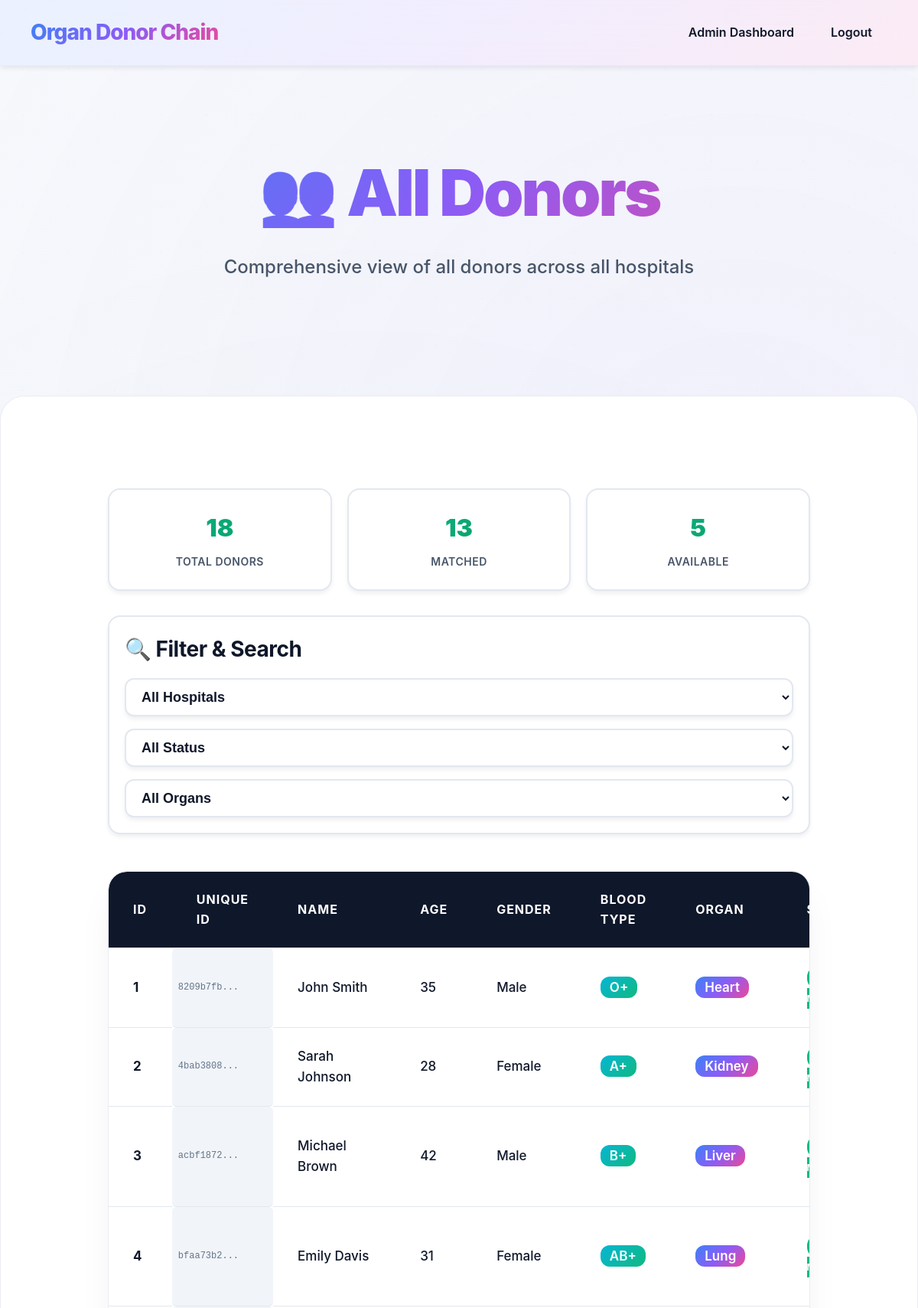
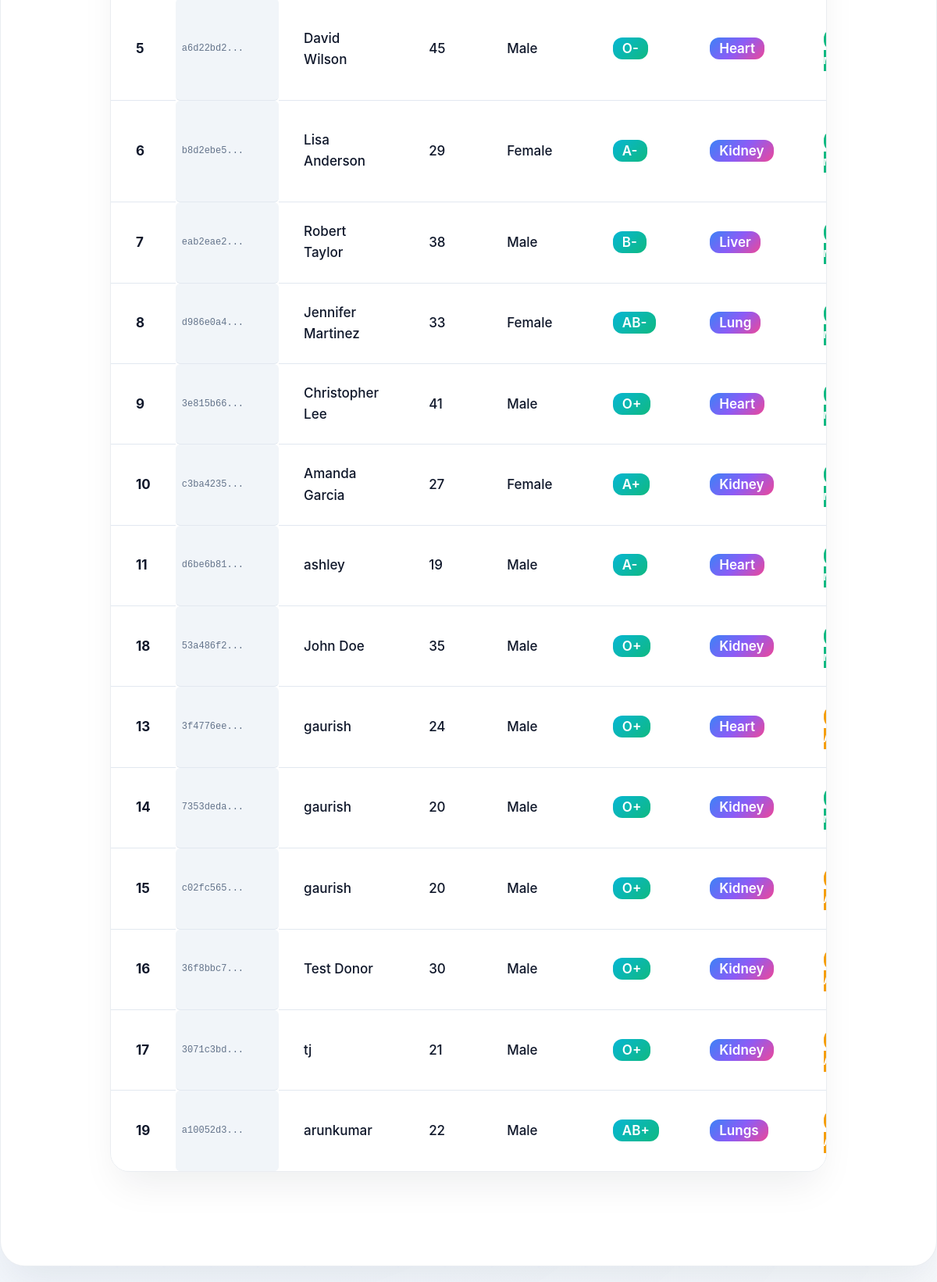
Page /admin_donors (signed in) on the committed database (2 pictures, top to bottom).
### tables this page shows
CREATE TABLE donor (
        id INTEGER PRIMARY KEY AUTOINCREMENT,
        unique_id TEXT UNIQUE,
        hospital_id INTEGER,
        name TEXT,
        age INTEGER,
        gender TEXT,
        blood_type TEXT,
        organ TEXT,
        status TEXT DEFAULT 'Not Matched',
        registration_date TEXT DEFAULT CURRENT_TIMESTAMP,
        FOREIGN KEY (hospital_id) REFERENCES hospital(id)
    );

### server/app.py (the view)
@app.route('/admin_donors')
def admin_donors():
    if 'admin' not in session:
        return redirect('/login')
    conn = sqlite3.connect(DB)
    c = conn.cursor()
    try:
        c.execute('''
            SELECT d.id, d.unique_id, d.name, d.age, d.gender, d.blood_type, d.organ, d.status, d.registration_date, h.name as hospital_name
            FROM donor d
            JOIN hospital h ON d.hospital_id = h.id
            ORDER BY d.registration_date ASC
        ''')
        donors = c.fetchall()
    except sqlite3.OperationalError:
        c.execute('''
            SELECT d.id, d.name, d.age, d.gender, d.blood_type, d.organ, d.status, h.name as hospital_name
            FROM donor d
            JOIN hospital h ON d.hospital_id = h.id
            ORDER BY d.id ASC
        ''')
        old_donors = c.fetchall()
        donors = [(d[0], 'N/A', d[1], d[2], d[3], d[4], d[5], d[6], 'N/A', d[7]) for d in old_donors]
    conn.close()
    return render_template('admin_donors.html', donors=donors)

### client/templates/admin_donors.html (shortened to what this page needs)
<!DOCTYPE html>
<html>
<head>
    <link rel="stylesheet" href="../static/style.css">
</head>
<body>
<nav class="navbar">
    <div class="nav-container">
        <a class="brand" href="/login">Organ Donor Chain</a>
        <ul class="nav-links">
            <li><a href="/manage_hospitals">Admin Dashboard</a></li>
            <li><a href="/logout">Logout</a></li>
        </ul>
    </div>
</nav>
<section class="hero">
    <div class="hero-inner">
        <h1>👥 All Donors</h1>
        <p>Comprehensive view of all donors across all hospitals</p>
    </div>
</section>
<div class="container container-wide">
    <div class="stats-header">
        <div class="stat-card">
            <div class="stat-number">{{ donors|length }}</div>
            <div class="stat-label">Total Donors</div>
        </div>
        <div class="stat-card">
            <div class="stat-number">{{ donors|selectattr('7', 'equalto', 'Matched')|list|length }}</div>
            <div class="stat-label">Matched</div>
        </div>
        <div class="stat-card">
            <div class="stat-number">{{ donors|selectattr('7', 'equalto', 'Not Matched')|list|length }}</div>
            <div class="stat-label">Available</div>
        </div>
    </div>
    <div class="hospital-filter">
        <h3 style="margin: 0 0 16px 0; color: var(--text-primary);">🔍 Filter & Search</h3>
        <div class="filter-controls">
            <select class="filter-select" id="hospitalFilter" onchange="filterByHospital()">
                <option value="">All Hospitals</option>
            </select>
            <select class="filter-select" id="statusFilter" onchange="filterByStatus()">
                <option value="">All Status</option>
            </select>
            <select class="filter-select" id="organFilter" onchange="filterByOrgan()">
                <option value="">All Organs</option>
            </select>
        </div>
    </div>
    <div class="table-container">
        <table id="donorsTable">
            <thead>
                <tr>
                    <th>ID</th>
                    <th>Unique ID</th>
                    <th>Name</th>
                    <th>Age</th>
                    <th>Gender</th>
                    <th>Blood Type</th>
                    <th>Organ</th>
                    <th>Status</th>
                </tr>
            </thead>
            <tbody>
                {% for donor in donors %}
                <tr data-hospital="{{ donor[9] }}" data-status="{{ donor[7] }}" data-organ="{{ donor[6] }}">
                    <td><strong>{{ donor[0] }}</strong></td>
                    <td class="unique-id-cell">{{ donor[1][:8] }}...</td>
                    <td>{{ donor[2] }}</td>
                    <td>{{ donor[3] }}</td>
                    <td>{{ donor[4] }}</td>
                    <td><span style="background: var(--secondary-gradient); color: white; padding: 4px 12px; border-radius: 12px; font-weight: 600;">{{ donor[5] }}</span></td>
                    <td><span style="background: var(--primary-gradient); color: white; padding: 4px 12px; border-radius: 12px; font-weight: 600;">{{ donor[6] }}</span></td>
                    <td>
                        {% if donor[7] == 'Matched' %}
                        <span class="status-badge status-matched">✅ Matched</span>
                        {% else %}
                        <span class="status-badge status-not-matched">⏳ Available</span>
                        {% endif %}
                    </td>
                </tr>
                {% endfor %}
            </tbody>
        </table>
    </div>
</div>
</body>
</html>

### client/templates/admin_donors.html (style rules this page uses)
.stats-header { display: grid; grid-template-columns: repeat(auto-fit, minmax(200px, 1fr)); gap: 20px; margin-bottom: 32px; }
.stat-card { background: var(--bg-primary); border: 2px solid var(--border-color); border-radius: 16px; padding: 24px; text-align: center; box-shadow: var(--shadow-soft); }
.stat-number { font-size: 32px; font-weight: 900; background: linear-gradient(135deg, #10b981 0%, #059669 100%); -webkit-background-clip: text; -webkit-text-fill-color: transparent; background-clip: text; margin-bottom: 8px; }
.stat-label { font-size: 14px; font-weight: 600; color: var(--text-secondary); text-transform: uppercase; letter-spacing: 0.5px; }
.hospital-filter { background: var(--bg-primary); border: 2px solid var(--border-color); border-radius: 16px; padding: 20px; margin-bottom: 24px; box-shadow: var(--shadow-soft); }
.filter-controls { display: flex; gap: 16px; align-items: center; flex-wrap: wrap; }
.filter-select { padding: 12px 16px; border: 2px solid var(--border-color); border-radius: 12px; background: var(--bg-primary); color: var(--text-primary); font-weight: 600; min-width: 200px; }
.status-badge { padding: 6px 12px; border-radius: 12px; font-size: 12px; font-weight: 700; text-transform: uppercase; letter-spacing: 0.5px; }
.status-matched { background: #10b981; color: white; }
.status-not-matched { background: #f59e0b; color: white; }
.unique-id-cell { font-family: 'Courier New', monospace; font-size: 12px; background: var(--bg-tertiary); padding: 4px 8px; border-radius: 6px; color: var(--text-muted); }

### rows in the picture
donor: id "1", donor "8209b7fb", name "John Smith", age "35", gender "Male", blood_type "O+", organ "Heart"
donor: id "2", donor "4bab3808", name "Sarah Johnson", age "28", gender "Female", blood_type "A+", organ "Kidney"
donor: id "3", donor "acbf1872", name "Michael Brown", age "42", gender "Male", blood_type "B+", organ "Liver"
donor: id "4", donor "bfaa73b2", name "Emily Davis", age "31", gender "Female", blood_type "AB+", organ "Lung"
donor: id "5", donor "a6d22bd2", name "David Wilson", age "45", gender "Male", blood_type "O-", organ "Heart"
donor: id "6", donor "b8d2ebe5", name "Lisa Anderson", age "29", gender "Female", blood_type "A-", organ "Kidney"
donor: id "7", donor "eab2eae2", name "Robert Taylor", age "38", gender "Male", blood_type "B-", organ "Liver"
donor: id "8", donor "d986e0a4", name "Jennifer Martinez", age "33", gender "Female", blood_type "AB-", organ "Lung"
donor: id "9", donor "3e815b66", name "Christopher Lee", age "41", gender "Male", blood_type "O+", organ "Heart"
donor: id "10", donor "c3ba4235", name "Amanda Garcia", age "27", gender "Female", blood_type "A+", organ "Kidney"
donor: id "11", donor "d6be6b81", name "ashley", age "19", gender "Male", blood_type "A-", organ "Heart"
donor: id "18", donor "53a486f2", name "John Doe", age "35", gender "Male", blood_type "O+", organ "Kidney"
donor: id "13", donor "3f4776ee", name "gaurish", age "24", gender "Male", blood_type "O+", organ "Heart"
donor: id "14", donor "7353deda", name "gaurish", age "20", gender "Male", blood_type "O+", organ "Kidney"
donor: id "15", donor "c02fc565", name "gaurish", age "20", gender "Male", blood_type "O+", organ "Kidney"
donor: id "16", donor "36f8bbc7", name "Test Donor", age "30", gender "Male", blood_type "O+", organ "Kidney"
donor: id "17", donor "3071c3bd", name "tj", age "21", gender "Male", blood_type "O+", organ "Kidney"
donor: id "19", donor "a10052d3", name "arunkumar", age "22", gender "Male", blood_type "AB+", organ "Lungs"

### other values in the picture
{{ donors|length }} "18"
{{ donors|selectattr('7', 'equalto', 'Matched')|list|length }} "13"
{{ donors|selectattr('7', 'equalto', 'Not Matched')|list|length }} "5"
